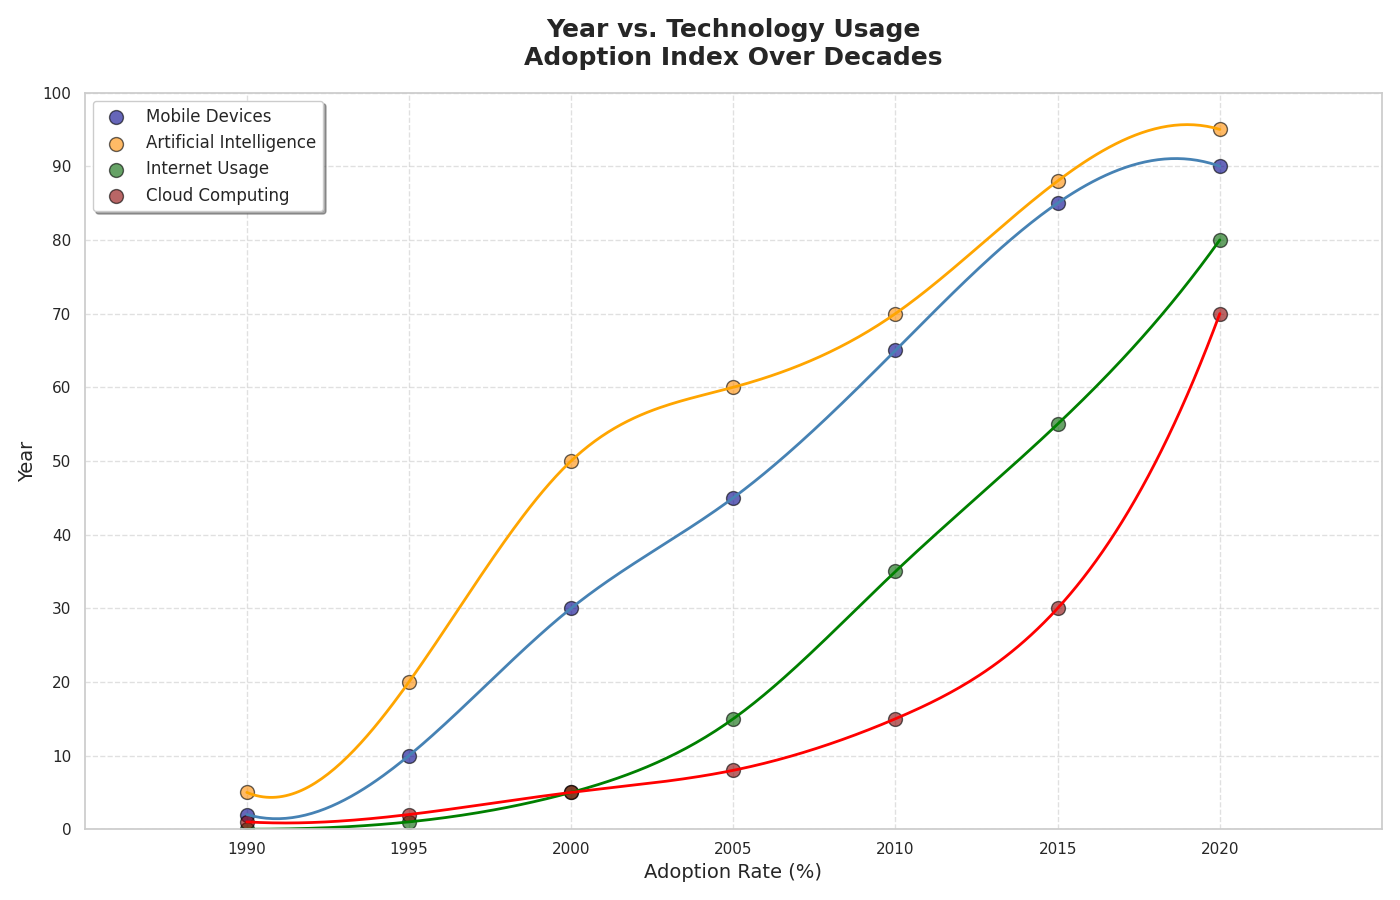

Python code for this plot:
import matplotlib.pyplot as plt
import numpy as np
from scipy.interpolate import make_interp_spline

years = np.array([1990, 1995, 2000, 2005, 2010, 2015, 2020])
internet_usage = np.array([2, 10, 30, 45, 65, 85, 90])
mobile_devices = np.array([5, 20, 50, 60, 70, 88, 95])
cloud_computing = np.array([0, 1, 5, 15, 35, 55, 80])
artificial_intelligence = np.array([1, 2, 5, 8, 15, 30, 70])

def get_smooth_curve(years, data):
    spline = make_interp_spline(years, data, k=3)
    smooth_years = np.linspace(years.min(), years.max(), 300)
    smooth_data = spline(smooth_years)
    return smooth_years, smooth_data

smooth_years_internet, smooth_internet_usage = get_smooth_curve(years, internet_usage)
smooth_years_mobile, smooth_mobile_devices = get_smooth_curve(years, mobile_devices)
smooth_years_cloud, smooth_cloud_computing = get_smooth_curve(years, cloud_computing)
smooth_years_ai, smooth_ai = get_smooth_curve(years, artificial_intelligence)

plt.figure(figsize=(14, 9))

# Changed some group labels
plt.scatter(years, internet_usage, color='darkblue', s=100, label='Mobile Devices', alpha=0.6, edgecolor='black')
plt.plot(smooth_years_internet, smooth_internet_usage, color='steelblue', linewidth=2)

plt.scatter(years, mobile_devices, color='darkorange', s=100, label='Artificial Intelligence', alpha=0.6, edgecolor='black')
plt.plot(smooth_years_mobile, smooth_mobile_devices, color='orange', linewidth=2)

plt.scatter(years, cloud_computing, color='darkgreen', s=100, label='Internet Usage', alpha=0.6, edgecolor='black')
plt.plot(smooth_years_cloud, smooth_cloud_computing, color='green', linewidth=2)

plt.scatter(years, artificial_intelligence, color='darkred', s=100, label='Cloud Computing', alpha=0.6, edgecolor='black')
plt.plot(smooth_years_ai, smooth_ai, color='red', linewidth=2)

# Changed title and axis labels
plt.title("Year vs. Technology Usage\nAdoption Index Over Decades", fontsize=18, weight='bold', pad=20)
plt.xlabel("Adoption Rate (%)", fontsize=14)
plt.ylabel("Year", fontsize=14)
plt.xlim(1985, 2025)
plt.ylim(0, 100)
plt.xticks(np.arange(1990, 2025, 5))
plt.yticks(np.arange(0, 101, 10))
plt.legend(loc='upper left', fontsize=12, frameon=True, shadow=True)
plt.grid(True, linestyle='--', alpha=0.6)

plt.tight_layout()
plt.show()
